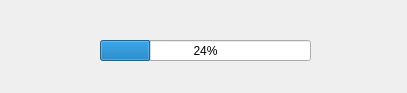
<?xml version="1.0" encoding="UTF-8"?>
<ui version="4.0">
 <class>Form</class>
 <widget class="QWidget" name="Form">
  <property name="geometry">
   <rect>
    <x>0</x>
    <y>0</y>
    <width>407</width>
    <height>93</height>
   </rect>
  </property>
  <property name="windowTitle">
   <string>Form</string>
  </property>
  <widget class="QProgressBar" name="progressBar">
   <property name="geometry">
    <rect>
     <x>100</x>
     <y>40</y>
     <width>211</width>
     <height>21</height>
    </rect>
   </property>
   <property name="value">
    <number>24</number>
   </property>
  </widget>
 </widget>
 <resources/>
 <connections/>
</ui>
